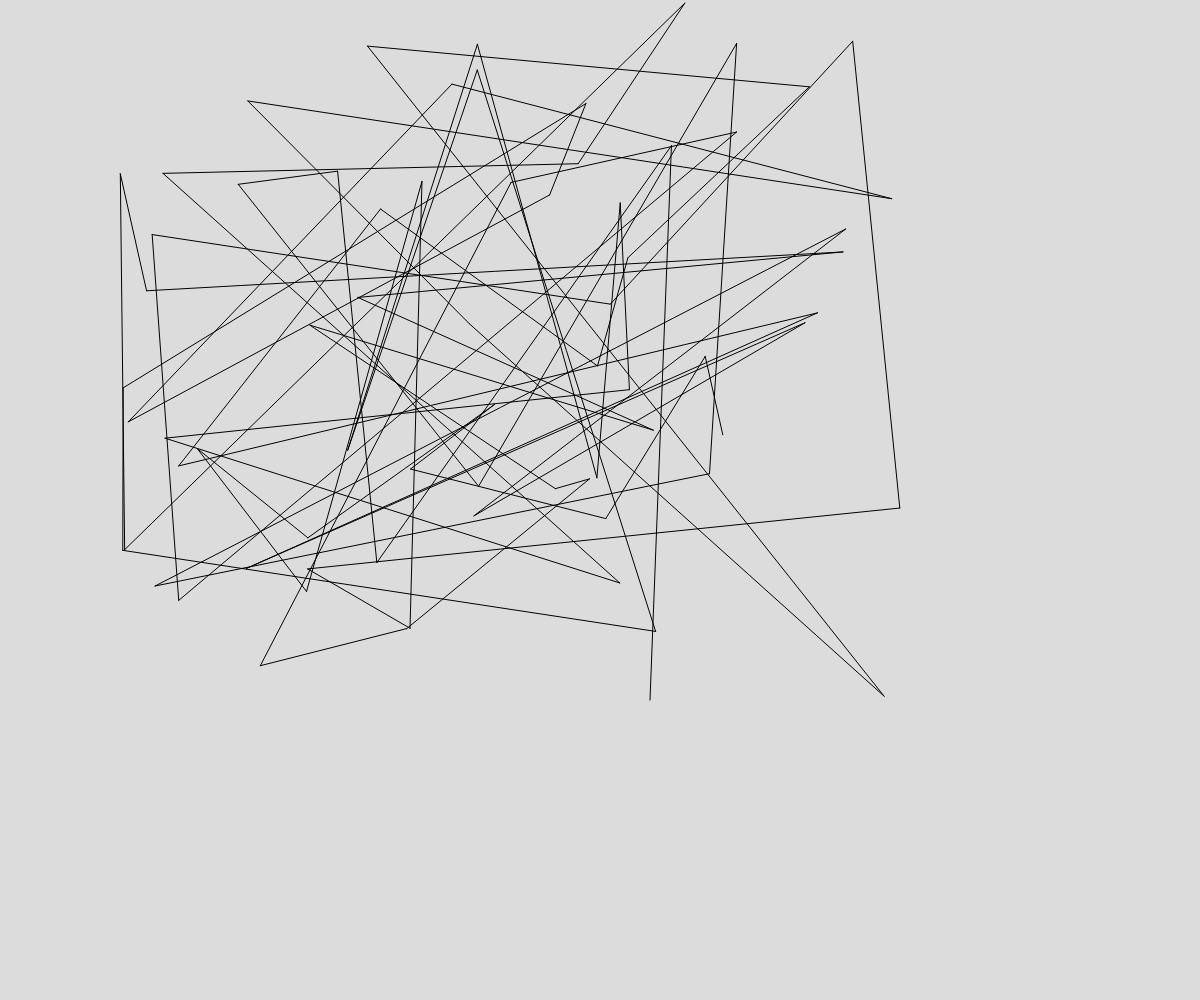
Frame 1 (no input)
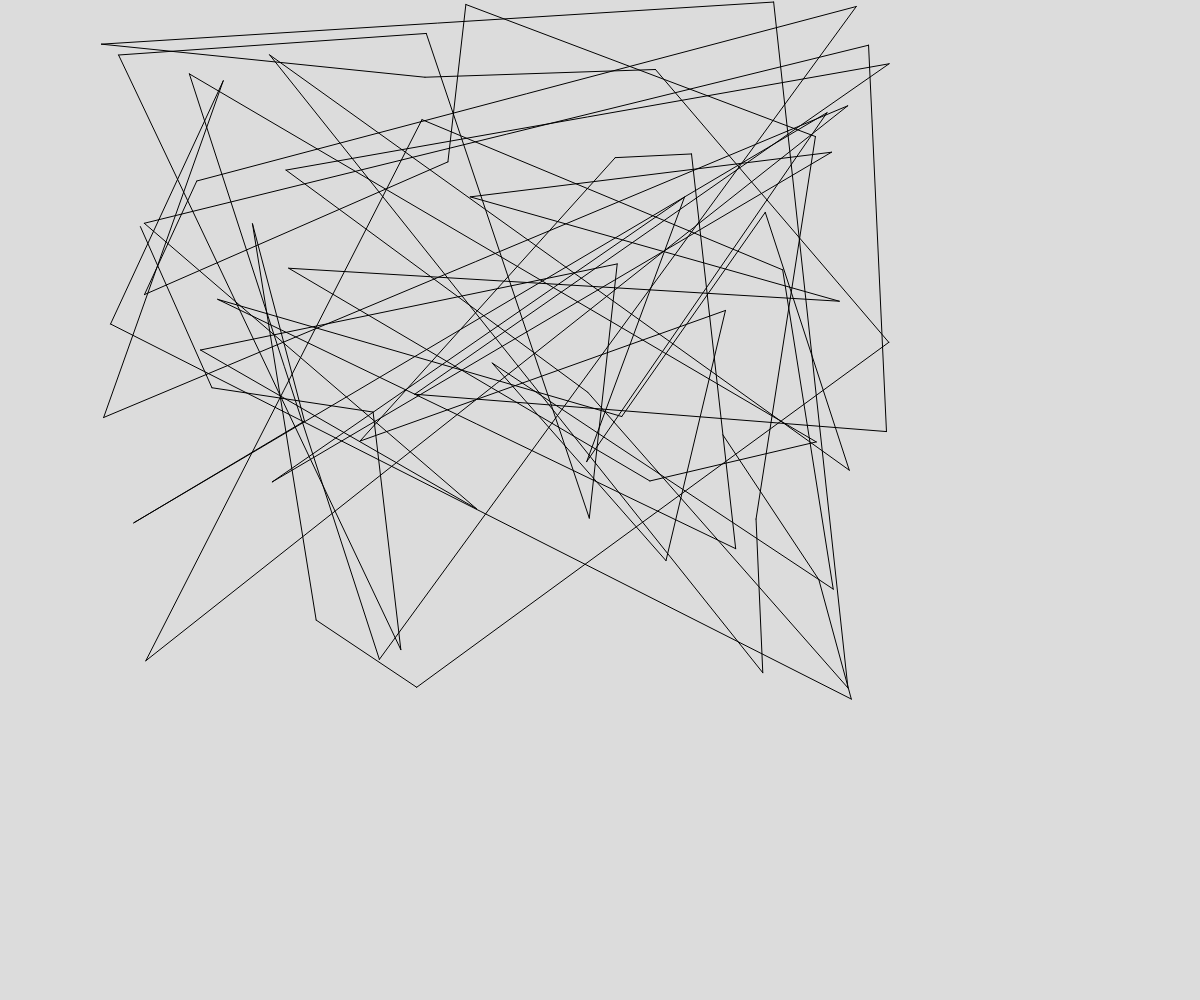
Frame 2 (the mouse pressed at the canvas centre, redrawn once)

The p5.js sketch that drew these frames (run headless with seeded random() and noise() and a simulated clock; the mouse was pressed at the canvas centre and the sketch redrawn once):

// p5.js sketch
// ── sketch.js
// Project Title
// Your Name
// Date
//
// Extra for Experts:
// - describe what you did to take this project "above and beyond"

let lineX = 650;
let lineY = 700;
let x = 0;
let y = 0;



function setup() {
  createCanvas(windowWidth, windowHeight);
  noLoop();
}

function draw() {
  background(220);

  drawArt();
}



function drawArt(){


  for(let i = 1; i <= 70; i ++){

    if(x >= width/2){//Right Side
      x = random(width/4, width/2);
    }

    if(x <= width/2){//Left Side
      x = random(width/2 * 1.5, 100);
    }

    //x = random(200, 600);
    y = random(1, 700);

    line(lineX, lineY, x, y);
    
    lineX = x;
    lineY = y;
  }

}
